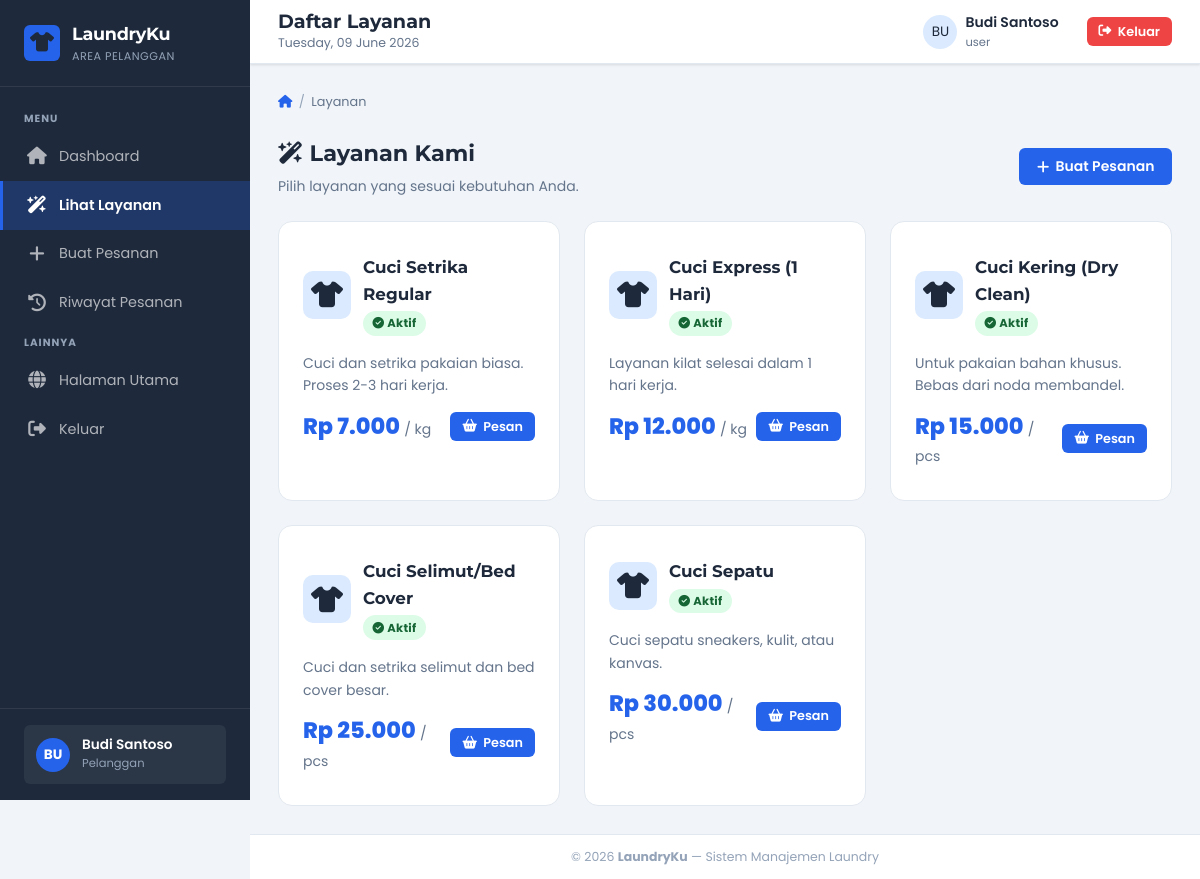
/user/layanan.php (signed in), run on the app's committed database.
### tables this page shows
CREATE TABLE IF NOT EXISTS layanan (
    id           INT PRIMARY KEY AUTO_INCREMENT,
    nama_layanan VARCHAR(100)    NOT NULL,
    deskripsi    TEXT            DEFAULT NULL,
    harga        DECIMAL(10, 2)  NOT NULL,
    satuan       VARCHAR(20)     DEFAULT 'kg',
    status       ENUM('aktif', 'nonaktif') DEFAULT 'aktif',
    created_at   TIMESTAMP DEFAULT CURRENT_TIMESTAMP
);

### user/layanan.php (the view, shortened to what this page needs)
<?php
include '../config/koneksi.php';
include '../template/header.php';
$result = mysqli_query($koneksi,
    "SELECT * FROM layanan WHERE status = 'aktif' ORDER BY harga ASC");
?>
<div class="wrapper">
    <?php include '../template/sidebar_user.php'; ?>
    <div class="main-content">
        <?php include '../template/navbar.php'; ?>
        <div class="page-content">
            <div class="breadcrumb">
                <a href="dashboard.php"><i class="fa-solid fa-house"></i></a>
                <span class="breadcrumb-sep">/</span>
                <span>Layanan</span>
            </div>
            <div class="page-header">
                <div>
                    <h2><i class="fa-solid fa-wand-magic-sparkles"></i> Layanan Kami</h2>
                    <p>Pilih layanan yang sesuai kebutuhan Anda.</p>
                </div>
                <a href="buat_pesanan.php" class="btn btn-primary">
                    <i class="fa-solid fa-plus"></i> Buat Pesanan
                </a>
            </div>
            <?php if (mysqli_num_rows($result) > 0): ?>
                <div class="features-grid">
                <?php while ($row = mysqli_fetch_assoc($result)): ?>
                    <div class="feature-card" style="text-align:left;">
                        <div style="display:flex;align-items:center;gap:.75rem;margin-bottom:1rem;">
                            <div class="feature-icon" style="margin:0;width:48px;height:48px;flex-shrink:0;">
                                <i class="fa-solid fa-shirt"></i>
                            </div>
                            <div>
                                <h3 style="margin-bottom:.15rem;"><?= htmlspecialchars($row['nama_layanan']) ?></h3>
                                <span class="badge badge-success">
                                    <i class="fa-solid fa-circle-check"></i> <?= $row['status'] ?>
                                </span>
                            </div>
                        </div>
                        <p style="margin-bottom:.75rem;color:var(--gray-600);font-size:.875rem;">
                            <?= htmlspecialchars($row['deskripsi'] ?: 'Layanan laundry berkualitas tinggi.') ?>
                        </p>
                        <div style="display:flex;align-items:center;justify-content:space-between;">
                            <div>
                                <span style="font-size:1.4rem;font-weight:800;color:var(--primary);">
                                    Rp <?= number_format($row['harga'], 0, ',', '.') ?>
                                </span>
                                <span class="text-muted">/ <?= $row['satuan'] ?></span>
                            </div>
                            <a href="buat_pesanan.php?layanan_id=<?= $row['id'] ?>"
                               class="btn btn-primary btn-sm">
                                <i class="fa-solid fa-basket-shopping"></i> Pesan
                            </a>
                        </div>
                    </div>
                <?php endwhile; ?>
                </div>
            <?php endif; ?>
        </div>
        <?php include '../template/footer.php'; ?>

### assets/css/style.css (style rules this page uses)
:root { --primary: #2563eb; --primary-dark: #1d4ed8; --primary-light: #dbeafe; --secondary: #0ea5e9; --success: #22c55e; --success-light: #dcfce7; --warning: #f59e0b; --warning-light: #fef3c7; --danger: #ef4444; --danger-light: #fee2e2; --info: #06b6d4; --info-light: #cffafe; --dark: #1e293b; --gray-800: #334155; --gray-600: #64748b; --gray-400: #94a3b8; --gray-200: #e2e8f0; --gray-100: #f1f5f9; --white: #ffffff; --sidebar-w: 250px; --navbar-h: 64px; --shadow-sm: 0 1px 3px rgba(0,0,0,.08), 0 1px 2px rgba(0,0,0,.04); --shadow-md: 0 4px 6px rgba(0,0,0,.07), 0 2px 4px rgba(0,0,0,.05); --shadow-lg: 0 10px 25px rgba(0,0,0,.10), 0 4px 6px rgba(0,0,0,.05); --radius-sm: 6px; --radius: 10px; --radius-lg: 14px; --transition: all .2s ease; }
*, *::before, *::after { box-sizing: border-box; margin: 0; padding: 0; }
html { scroll-behavior: smooth; }
body { font-family: 'Poppins', 'Segoe UI', system-ui, sans-serif; font-size: 15px; line-height: 1.6; color: var(--dark); background: var(--gray-100); }
h1, h2, h3, h4, h5, h6 { font-family: 'Montserrat', sans-serif; }
.brand-text, .stat-info .value, .landing-nav .logo, .auth-logo h1, .hero h1, .topbar-title h1, .page-header h2, .card-header h3, .section-header h2, .feature-card h3, .step-card h3 { font-family: 'Montserrat', sans-serif; }
.sidebar-link, .form-label, .form-control, .btn, tbody td, .badge, .text-muted, .topbar-user .name, .topbar-user .role, .detail-item .label, .detail-item .value { font-family: 'Poppins', sans-serif; }
a { color: var(--primary); text-decoration: none; transition: var(--transition); }
.text-muted { color: var(--gray-600); font-size: .875rem; }
.wrapper { display: flex; min-height: 100vh; }
.main-content { margin-left: var(--sidebar-w); flex: 1; display: flex; flex-direction: column; min-height: 100vh; }
.page-content { padding: 1.75rem; flex: 1; }
.page-header { display: flex; align-items: center; justify-content: space-between; margin-bottom: 1.5rem; }
.page-header h2 { font-size: 1.4rem; font-weight: 700; color: var(--dark); }
.page-header p { font-size: .875rem; color: var(--gray-600); margin-top: .15rem; }
.breadcrumb { display: flex; align-items: center; gap: .4rem; font-size: .8rem; color: var(--gray-600); margin-bottom: 1.5rem; }
.breadcrumb a { color: var(--primary); }
.breadcrumb-sep { color: var(--gray-400); }
.btn { display: inline-flex; align-items: center; gap: .4rem; padding: .55rem 1.1rem; border-radius: var(--radius-sm); font-size: .875rem; font-weight: 600; cursor: pointer; border: none; transition: var(--transition); line-height: 1.4; white-space: nowrap; }
.btn-primary { background: var(--primary); color: var(--white); }
.btn-sm { padding: .35rem .75rem; font-size: .8rem; }
.badge { display: inline-block; padding: .2rem .6rem; border-radius: 20px; font-size: .72rem; font-weight: 700; letter-spacing: .3px; text-transform: capitalize; }
.badge-success { background: var(--success-light); color: #166534; }
.features-grid { display: grid; grid-template-columns: repeat(auto-fit, minmax(250px, 1fr)); gap: 1.5rem; }
.feature-card { background: var(--white); border: 1px solid var(--gray-200); border-radius: var(--radius-lg); padding: 2rem 1.5rem; text-align: center; transition: var(--transition); }
.feature-icon { width: 60px; height: 60px; background: var(--primary-light); border-radius: var(--radius); display: flex; align-items: center; justify-content: center; font-size: 1.6rem; margin: 0 auto 1.25rem; }
.feature-card h3 { font-size: 1.05rem; font-weight: 700; color: var(--dark); margin-bottom: .5rem; }
.feature-card p { font-size: .875rem; color: var(--gray-600); line-height: 1.6; }

### data on the page
layanan: nama_layanan "Cuci Setrika Regular", status "Aktif", deskripsi "Cuci dan setrika pakaian biasa. Proses 2-3 hari kerja.", harga "7.000", satuan "kg"
layanan: nama_layanan "Cuci Express (1 Hari)", status "Aktif", deskripsi "Layanan kilat selesai dalam 1 hari kerja.", harga "12.000", satuan "kg"
layanan: nama_layanan "Cuci Kering (Dry Clean)", status "Aktif", deskripsi "Untuk pakaian bahan khusus. Bebas dari noda membandel.", harga "15.000", satuan "pcs"
layanan: nama_layanan "Cuci Selimut/Bed Cover", status "Aktif", deskripsi "Cuci dan setrika selimut dan bed cover besar.", harga "25.000", satuan "pcs"
layanan: nama_layanan "Cuci Sepatu", status "Aktif", deskripsi "Cuci sepatu sneakers, kulit, atau kanvas.", harga "30.000", satuan "pcs"

### other printed values
$inisial "BU"
$namaUser "Budi Santoso"
$navTitle "Daftar Layanan"
$roleUser "user"
